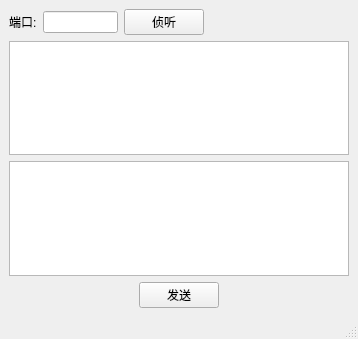
<?xml version="1.0" encoding="UTF-8"?>
<ui version="4.0">
 <class>MainWindow</class>
 <widget class="QMainWindow" name="MainWindow">
  <property name="geometry">
   <rect>
    <x>0</x>
    <y>0</y>
    <width>358</width>
    <height>339</height>
   </rect>
  </property>
  <property name="windowTitle">
   <string>MainWindow</string>
  </property>
  <widget class="QWidget" name="centralwidget">
   <layout class="QVBoxLayout" name="verticalLayout_2">
    <item>
     <layout class="QVBoxLayout" name="verticalLayout">
      <item>
       <layout class="QHBoxLayout" name="horizontalLayout_3">
        <item>
         <layout class="QHBoxLayout" name="horizontalLayout_2">
          <item>
           <layout class="QHBoxLayout" name="horizontalLayout">
            <item>
             <widget class="QLabel" name="label">
              <property name="text">
               <string>端口:</string>
              </property>
             </widget>
            </item>
            <item>
             <widget class="QLineEdit" name="Port_edit"/>
            </item>
           </layout>
          </item>
          <item>
           <widget class="QPushButton" name="Bt_listen">
            <property name="text">
             <string>侦听</string>
            </property>
           </widget>
          </item>
         </layout>
        </item>
        <item>
         <spacer name="horizontalSpacer">
          <property name="orientation">
           <enum>Qt::Horizontal</enum>
          </property>
          <property name="sizeHint" stdset="0">
           <size>
            <width>178</width>
            <height>20</height>
           </size>
          </property>
         </spacer>
        </item>
       </layout>
      </item>
      <item>
       <widget class="QPlainTextEdit" name="Edit_show"/>
      </item>
      <item>
       <widget class="QPlainTextEdit" name="Edit_input"/>
      </item>
      <item>
       <layout class="QHBoxLayout" name="horizontalLayout_4">
        <item>
         <spacer name="horizontalSpacer_2">
          <property name="orientation">
           <enum>Qt::Horizontal</enum>
          </property>
          <property name="sizeHint" stdset="0">
           <size>
            <width>218</width>
            <height>20</height>
           </size>
          </property>
         </spacer>
        </item>
        <item>
         <widget class="QPushButton" name="Bt_send">
          <property name="text">
           <string>发送</string>
          </property>
         </widget>
        </item>
        <item>
         <spacer name="horizontalSpacer_3">
          <property name="orientation">
           <enum>Qt::Horizontal</enum>
          </property>
          <property name="sizeHint" stdset="0">
           <size>
            <width>218</width>
            <height>20</height>
           </size>
          </property>
         </spacer>
        </item>
       </layout>
      </item>
     </layout>
    </item>
   </layout>
  </widget>
  <widget class="QMenuBar" name="menubar">
   <property name="geometry">
    <rect>
     <x>0</x>
     <y>0</y>
     <width>358</width>
     <height>18</height>
    </rect>
   </property>
  </widget>
  <widget class="QStatusBar" name="statusbar"/>
 </widget>
 <resources/>
 <connections/>
</ui>
